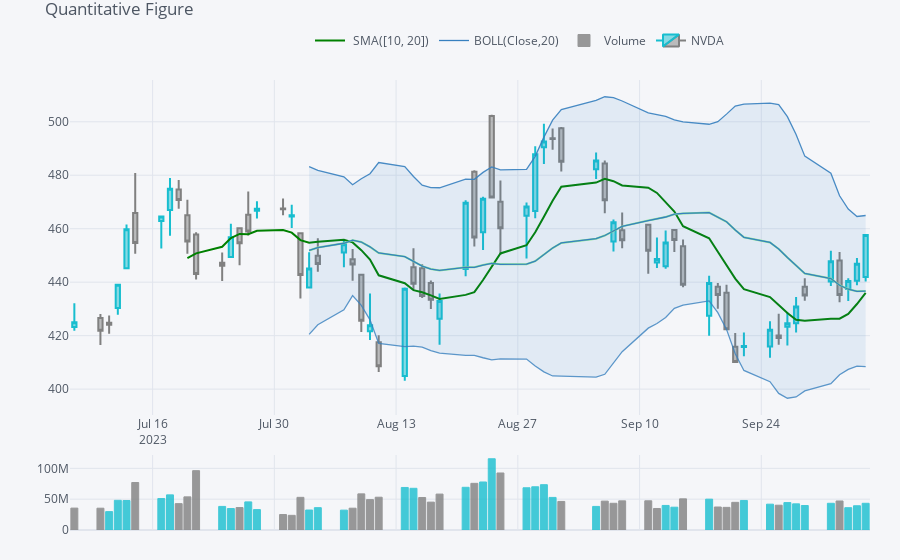

This figure's notebook cell:
### Markdown cell above
## Quantitative Analysis with QuantFig
We'll perform quantitative analysis using the `QuantFig` class from `cufflinks`, adding technical indicators and volume data to gain deeper insights.

### Code cell
# Create a Quantitative Figure (QuantFig) for the NVDA stock data
qf = cf.QuantFig(stock_data, title='Quantitative Figure', legend='top', name=ticker.value)
qf.add_sma([10, 20], width=2, color=['green', 'lightgreen'], legendgroup=True)
qf.add_bollinger_bands()
qf.add_volume()
qf.iplot()
